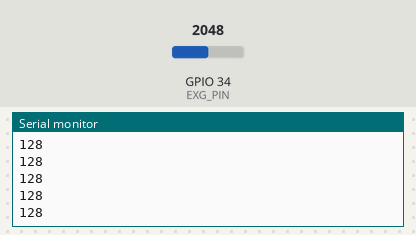
Simulated run of this sketch. Board: ESP32. On the bench: the last lines printed to the serial monitor. The test bench sets the inputs (shaded band); at power-on: GPIO 34 (EXG_PIN) = 2048 (analog values on the 0–4095 scale).

Above: at 1.2 s.
1.3 s: GPIO 34 (EXG_PIN) set to 2866
At 2.3 s:
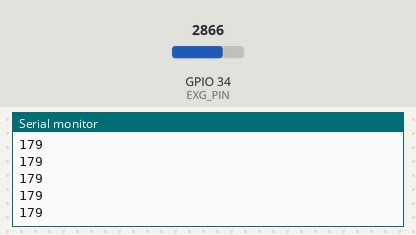
2.8 s: GPIO 34 (EXG_PIN) set to 3603
At 3.9 s:
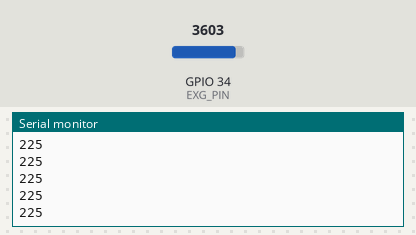
Timing chart, 0 to 5.8 s (numbered marks = the images above; inputs shaded):
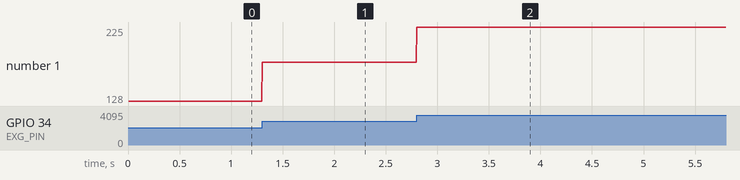

Measured:
- after the input at 1.3 s, the serial monitor: prints a new line at once (image 1)
- after the input at 2.8 s, the serial monitor: prints a new line at once (image 2)
- plotted number 1: 128 → 179 after the input at 1.3 s, 179 → 225 after the input at 2.8 s

The sketch:

esp32_eeg_firmware.ino
```cpp
/*
  EEG Acquisition Firmware — ESP32 + BioAmp EXG Pill
  ---------------------------------------------------
  Wiring:
    EXG Pill OUT  -> D34  (GPIO34 on most ESP32 DevKit boards)
    EXG Pill GND  -> GND
    EXG Pill VCC  -> 3V3  (do NOT use VIN/5V -- ESP32 ADC pins are 3.3V max)

  GPIO34 is an ADC1 pin and an input-only pin (no pull-up/pull-down, can't
  drive output) -- both are fine here since we only ever read from it.
  ADC1 pins stay reliable even with WiFi/BLE active, unlike ADC2 pins
  (e.g. GPIO2), which is why this was moved off D2.

  Output format:
    One integer ADC sample per line, printed at FS Hz, e.g.:
      512
      498
      531
      ...
    This matches what PYTHONCODE_fixed.py's parse_line() expects by default
    (plain int per line, no timestamp).

  Match these to your Python launch args:
    --port   -> whatever COM port this ESP32 enumerates as
    --baud   -> 115200 (matches Serial.begin below)
    --bits   -> 10 (matches analogReadResolution below)
*/

#define EXG_PIN 34         // D34 / GPIO34 -- ADC1, input-only
#define BAUD    115200
#define FS      250        // samples per second -- MUST match Python's FS = 250
#define ADC_BITS 8         // 8-bit: values 0-255 -- MUST match Python's --bits

const unsigned long SAMPLE_INTERVAL_US = 1000000UL / FS;
unsigned long lastSampleTime_us = 0;

void setup() {
  Serial.begin(BAUD);
  while (!Serial) { ; }  // wait for USB serial to be ready (harmless on most boards)

  analogReadResolution(ADC_BITS);   // 10-bit: values 0-1023
  analogSetAttenuation(ADC_11db);   // full ~0-3.3V input range

  // Note: no pinMode() call needed -- GPIO34 is input-only by hardware design,
  // and analogRead() handles its configuration internally.

  lastSampleTime_us = micros();
}

void loop() {
  unsigned long now_us = micros();

  // Fire at exactly FS Hz using a free-running interval, not delay(),
  // so timing stays accurate even if loop() does other work later.
  if (now_us - lastSampleTime_us >= SAMPLE_INTERVAL_US) {
    // advance by one interval (not "now") to avoid drift accumulating
    lastSampleTime_us += SAMPLE_INTERVAL_US;

    int sample = analogRead(EXG_PIN);
    Serial.println(sample);
  }
}
```
